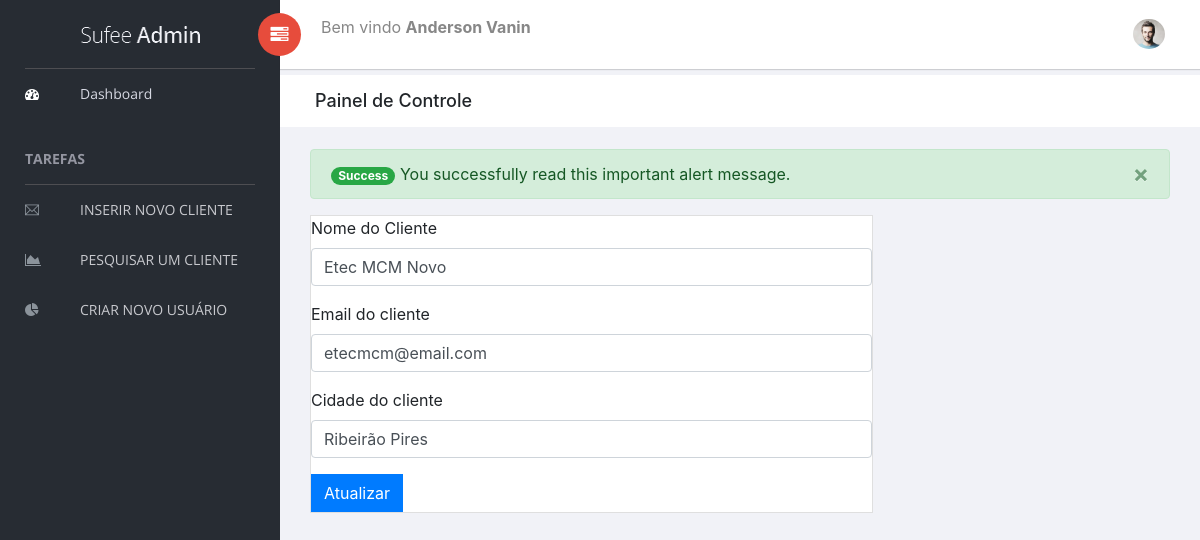
The app's page /painel/form_atualiza_cliente.php?id=1 (signed in) with its own data.
### tables this page shows
CREATE TABLE `cadastro` (
  `id_cliente` int(11) NOT NULL,
  `nome_cliente` varchar(255) NOT NULL,
  `email_cliente` varchar(255) NOT NULL,
  `cidade` varchar(255) NOT NULL
);

### painel/form_atualiza_cliente.php (the view, shortened to what this page needs)
<?php
    require('conecta.php');
?>
<?php
    include_once('cabecalho.php');
    $id_cliente = $_GET['id'];
    $sql = "SELECT * FROM cadastro WHERE id_cliente = $id_cliente";
    $consulta = $conexao->query($sql);
    while ($dados = $consulta->fetch_assoc()){
        $id_cliente = $dados['id_cliente'];
        $nome_cliente = $dados['nome_cliente'];
        $email_cliente = $dados['email_cliente'];
        $cidade = $dados['cidade'];
    }
?>
        <div class="content mt-3">
            <div class="col-sm-12">
                <div class="alert  alert-success alert-dismissible fade show" role="alert">
                    <span class="badge badge-pill badge-success">Success</span> You successfully read this important alert message.
                    <button type="button" class="close" data-dismiss="alert" aria-label="Close">
                        <span aria-hidden="true">&times;</span>
                    </button>
                </div>
            </div>
            <div class="col-sm-8">
                <div class="card">
                    <form action="atualiza_cliente.php?id=<?php echo $id_cliente; ?>" method="POST">
                        <div class="mb-3">
                            <label for="nome_cliente" class="form-label">Nome do Cliente</label>
                            <input type="text" class="form-control" id="nome_cliente" name="nome_cliente_novo" value="<?php echo $nome_cliente;?>">
                        </div>
                        <div class="mb-3">
                            <label for="email_cliente" class="form-label">Email do cliente</label>
                            <input type="email" class="form-control" id="email_cliente" name="email_cliente_novo" value="<?php echo $email_cliente;?>">
                        </div>
                        <div class="mb-3">
                            <label for="cidade" class="form-label">Cidade do cliente</label>
                            <input type="text" class="form-control" id="cidade" name="cidade_novo" value="<?php echo $cidade;?>">
                        </div>
                        <button type="submit" class="btn btn-primary">Atualizar</button>
                    </form>
                </div>
            </div>
        </div>
    </div>
</body>
</html>

### records on screen
cadastro: nome_cliente_novo "Etec MCM Novo", email_cliente_novo "etecmcm@email.com", cidade_novo "Ribeirão Pires"

### other values on screen
$_SESSION['nome'] "Anderson Vanin"
